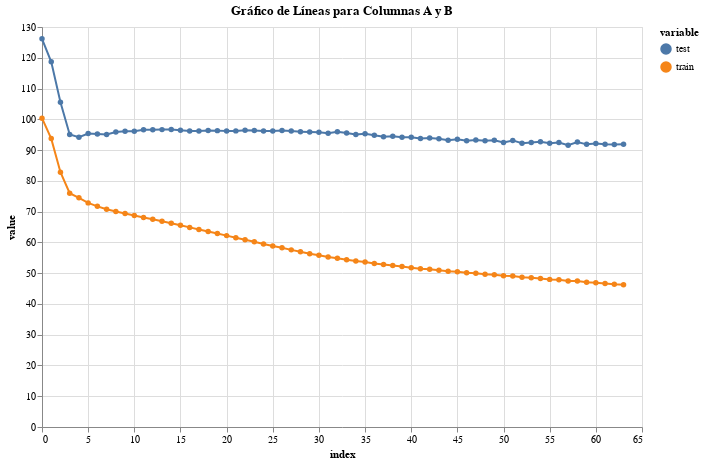

The cell this chart's notebook holds for it:
### Code cell
# Supongamos que tienes un DataFrame llamado 'df' con columnas "indice", "columna_A" y "columna_B"

# Convertir el DataFrame de pandas a un formato aceptado por Altair
df_altair = pd.melt(df_curve, id_vars=['index'], value_vars=['train', 'test'])

# Crear el gráfico de líneas divididas por color en Altair
line_chart = alt.Chart(df_altair).mark_line(point=True).encode(
    x='index:Q',
    y='value:Q',
    color='variable:N'
).properties(
    width=600,
    height=400,
    title='Gráfico de Líneas para Columnas A y B'
)

# Mostrar el gráfico
line_chart

### Figure 1 — Vega-Lite specification as saved in the notebook (floating-point values rounded to 4 significant figures)
{"config": {"view": {"continuousWidth": 300, "continuousHeight": 300}}, "data": {"name": "data-7d34a776c1f15e13d56b2a17309b77e8"}, "mark": {"type": "line", "point": true}, "encoding": {"color": {"field": "variable", "type": "nominal"}, "x": {"field": "index", "type": "quantitative"}, "y": {"field": "value", "type": "quantitative"}}, "height": 400, "title": "Gráfico de Líneas para Columnas A y B", "width": 600, "$schema": "https://vega.github.io/schema/vega-lite/v5.14.1.json", "datasets": {"data-7d34a776c1f15e13d56b2a17309b77e8": [{"index": 0, "variable": "train", "value": 100.4}, {"index": 1, "variable": "train", "value": 93.73}, {"index": 2, "variable": "train", "value": 82.79}, {"index": 3, "variable": "train", "value": 76.0}, {"index": 4, "variable": "train", "value": 74.48}, {"index": 5, "variable": "train", "value": 72.84}, {"index": 6, "variable": "train", "value": 71.71}, {"index": 7, "variable": "train", "value": 70.79}, {"index": 8, "variable": "train", "value": 70.04}, {"index": 9, "variable": "train", "value": 69.36}, {"index": 10, "variable": "train", "value": 68.73}, {"index": 11, "variable": "train", "value": 68.12}, {"index": 12, "variable": "train", "value": 67.5}, {"index": 13, "variable": "train", "value": 66.87}, {"index": 14, "variable": "train", "value": 66.22}, {"index": 15, "variable": "train", "value": 65.56}, {"index": 16, "variable": "train", "value": 64.87}, {"index": 17, "variable": "train", "value": 64.2}, {"index": 18, "variable": "train", "value": 63.55}, {"index": 19, "variable": "train", "value": 62.88}, {"index": 20, "variable": "train", "value": 62.2}, {"index": 21, "variable": "train", "value": 61.52}, {"index": 22, "variable": "train", "value": 60.86}, {"index": 23, "variable": "train", "value": 60.18}, {"index": 24, "variable": "train", "value": 59.5}, {"index": 25, "variable": "train", "value": 58.84}, {"index": 26, "variable": "train", "value": 58.24}, {"index": 27, "variable": "train", "value": 57.57}, {"index": 28, "variable": "train", "value": 56.94}, {"index": 29, "variable": "train", "value": 56.34}, {"index": 30, "variable": "train", "value": 55.82}, {"index": 31, "variable": "train", "value": 55.27}, {"index": 32, "variable": "train", "value": 54.87}, {"index": 33, "variable": "train", "value": 54.36}, {"index": 34, "variable": "train", "value": 53.93}, {"index": 35, "variable": "train", "value": 53.61}, {"index": 36, "variable": "train", "value": 53.16}, {"index": 37, "variable": "train", "value": 52.81}, {"index": 38, "variable": "train", "value": 52.51}, {"index": 39, "variable": "train", "value": 52.13}, {"index": 40, "variable": "train", "value": 51.79}, {"index": 41, "variable": "train", "value": 51.45}, {"index": 42, "variable": "train", "value": 51.23}, {"index": 43, "variable": "train", "value": 50.93}, {"index": 44, "variable": "train", "value": 50.63}, {"index": 45, "variable": "train", "value": 50.47}, {"index": 46, "variable": "train", "value": 50.1}, {"index": 47, "variable": "train", "value": 49.93}, {"index": 48, "variable": "train", "value": 49.64}, {"index": 49, "variable": "train", "value": 49.48}, {"index": 50, "variable": "train", "value": 49.12}, {"index": 51, "variable": "train", "value": 49.06}, {"index": 52, "variable": "train", "value": 48.69}, {"index": 53, "variable": "train", "value": 48.52}, {"index": 54, "variable": "train", "value": 48.26}, {"index": 55, "variable": "train", "value": 47.98}, {"index": 56, "variable": "train", "value": 47.88}, {"index": 57, "variable": "train", "value": 47.46}, {"index": 58, "variable": "train", "value": 47.47}, {"index": 59, "variable": "train", "value": 47.06}, {"index": 60, "variable": "train", "value": 46.85}, {"index": 61, "variable": "train", "value": 46.63}, {"index": 62, "variable": "train", "value": 46.4}, {"index": 63, "variable": "train", "value": 46.26}, {"index": 0, "variable": "test", "value": 126.2}, {"index": 1, "variable": "test", "value": 118.7}, {"index": 2, "variable": "test", "value": 105.5}, {"index": 3, "variable": "test", "value": 95.04}, {"index": 4, "variable": "test", "value": 94.2}, {"index": 5, "variable": "test", "value": 95.38}, {"index": 6, "variable": "test", "value": 95.2}, {"index": 7, "variable": "test", "value": 95.04}, {"index": 8, "variable": "test", "value": 95.86}, {"index": 9, "variable": "test", "value": 96.08}, {"index": 10, "variable": "test", "value": 96.12}, {"index": 11, "variable": "test", "value": 96.6}, {"index": 12, "variable": "test", "value": 96.62}, {"index": 13, "variable": "test", "value": 96.65}, {"index": 14, "variable": "test", "value": 96.69}, {"index": 15, "variable": "test", "value": 96.48}, {"index": 16, "variable": "test", "value": 96.19}, {"index": 17, "variable": "test", "value": 96.17}, {"index": 18, "variable": "test", "value": 96.34}, {"index": 19, "variable": "test", "value": 96.32}, {"index": 20, "variable": "test", "value": 96.18}, {"index": 21, "variable": "test", "value": 96.24}, {"index": 22, "variable": "test", "value": 96.44}, {"index": 23, "variable": "test", "value": 96.36}, {"index": 24, "variable": "test", "value": 96.19}, {"index": 25, "variable": "test", "value": 96.2}, {"index": 26, "variable": "test", "value": 96.39}, {"index": 27, "variable": "test", "value": 96.17}, {"index": 28, "variable": "test", "value": 95.98}, {"index": 29, "variable": "test", "value": 95.85}, {"index": 30, "variable": "test", "value": 95.79}, {"index": 31, "variable": "test", "value": 95.47}, {"index": 32, "variable": "test", "value": 95.99}, {"index": 33, "variable": "test", "value": 95.53}, {"index": 34, "variable": "test", "value": 95.08}, {"index": 35, "variable": "test", "value": 95.29}, {"index": 36, "variable": "test", "value": 94.84}, {"index": 37, "variable": "test", "value": 94.35}, {"index": 38, "variable": "test", "value": 94.52}, {"index": 39, "variable": "test", "value": 94.15}, {"index": 40, "variable": "test", "value": 94.14}, {"index": 41, "variable": "test", "value": 93.73}, {"index": 42, "variable": "test", "value": 93.92}, {"index": 43, "variable": "test", "value": 93.65}, {"index": 44, "variable": "test", "value": 93.18}, {"index": 45, "variable": "test", "value": 93.52}, {"index": 46, "variable": "test", "value": 93.05}, {"index": 47, "variable": "test", "value": 93.26}, {"index": 48, "variable": "test", "value": 93.07}, {"index": 49, "variable": "test", "value": 93.19}, {"index": 50, "variable": "test", "value": 92.44}, {"index": 51, "variable": "test", "value": 93.14}, {"index": 52, "variable": "test", "value": 92.23}, {"index": 53, "variable": "test", "value": 92.45}, {"index": 54, "variable": "test", "value": 92.68}, {"index": 55, "variable": "test", "value": 92.22}, {"index": 56, "variable": "test", "value": 92.44}, {"index": 57, "variable": "test", "value": 91.59}, {"index": 58, "variable": "test", "value": 92.63}, {"index": 59, "variable": "test", "value": 91.86}, {"index": 60, "variable": "test", "value": 92.13}, {"index": 61, "variable": "test", "value": 91.92}, {"index": 62, "variable": "test", "value": 91.83}, {"index": 63, "variable": "test", "value": 91.9}]}}
